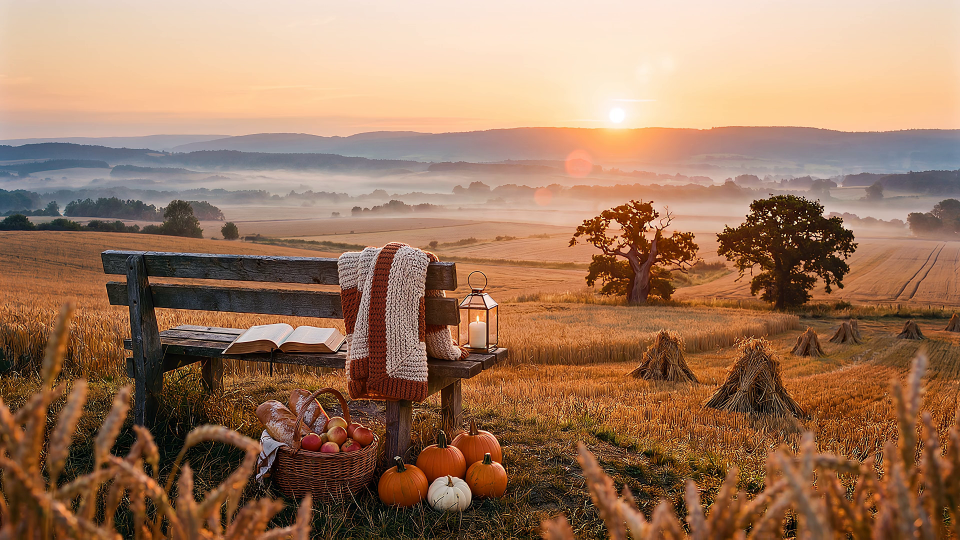
#> input picture thankful-mac-render/covers/frame1.png, 1920 x 1080 px (shown at 1/2 size)
$ python make_covers.py
#> lines starting #> are read from the running program, lines starting #| are printed output that depends on the picture; after the words box and inside, x2 and y2 are one past the last pixel; in counts of white or black regions, pixels touching at a corner belong together
# THANKFUL covers: main (pop) + B + C for YouTube Test & Compare. Same style as Jesus Heals cover v4.
import os
from PIL import Image, ImageDraw, ImageFont, ImageFilter, ImageEnhance
B=os.path.dirname(os.path.abspath(__file__)); C=B+"/covers/"
F=os.environ.get("FONTS","/mnt/project-files/scripts/fonts/")
GOLD=(246,208,128)
def spaced(d,text,f,y,fill,sp,W):
    ws=[d.textlength(c,font=f) for c in text]; x=(W-(sum(ws)+sp*(len(text)-1)))/2
    for c,w in zip(text,ws): d.text((x,y),c,font=f,fill=fill); x+=w+sp
def cover(src,out,ty=70,band=0.42,vig=0.55):
#> called with src = 'thankful-mac-render/covers/frame1.png', ty = 70, band = 0.42, vig = 0.55
    im=Image.open(src).convert("RGB"); W,H=im.size
#> in cover, im is the input picture: PIL image 1920x1080 RGB; mean R, G, B 158.6, 121.1, 95
#> after `W, H = im.size`: W = 1920; H = 1080
    im=ImageEnhance.Contrast(ImageEnhance.Color(im).enhance(1.12)).enhance(1.06)
    # darker edges (vignette)
    m=Image.new("L",(W,H),0); ImageDraw.Draw(m).ellipse((-W*0.15,-H*0.2,W*1.15,H*1.25),fill=255)
#> after `m = Image.new('L', (W, H), 0)`: m: PIL image 1920x1080 L; every value is 0
#> after `ImageDraw.Draw(m).ellipse((-W * 0.15, -H * 0.2, W * 1.15, H * 1.25), f`:
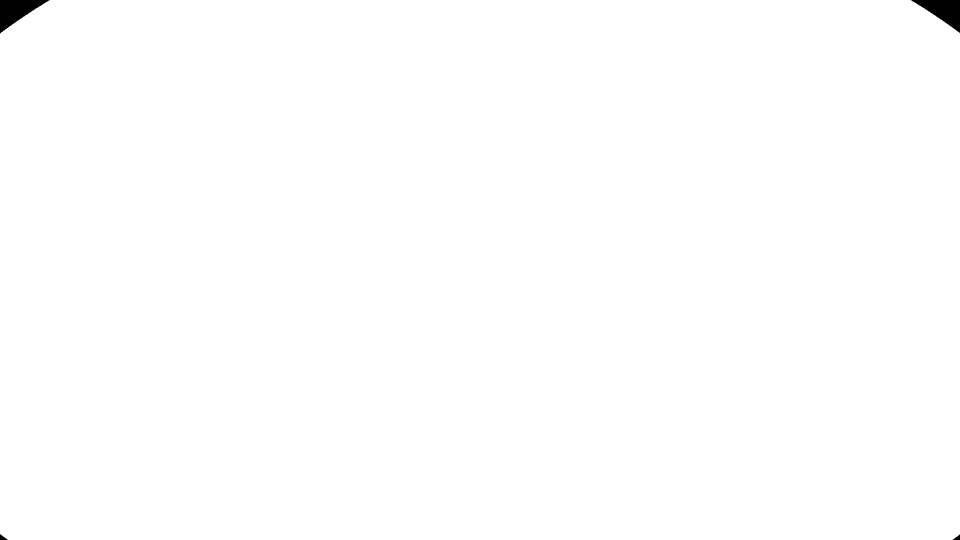
#> m: PIL image 1920x1080 L (shown at 1/2 size); 99.7% white; 4 black regions, box (x1, y1, x2, y2) and area: (0, 0, 99, 67) 3217, (1822, 0, 1920, 66) 3150, (0, 1068, 16, 1080) 97, (1905, 1069, 1920, 1080) 85
    m=m.filter(ImageFilter.GaussianBlur(160)).point(lambda v:int(255-(255-v)*vig))
    im=Image.composite(im,Image.new("RGB",(W,H),(0,0,0)),m)
    # soft dark band behind the title
    b=Image.new("L",(W,H),0); ImageDraw.Draw(b).rectangle((0,ty+10,W,ty+250),fill=int(255*band))
#> after `ImageDraw.Draw(b).rectangle((0, ty + 10, W, ty + 250), fill=int(255 * `:
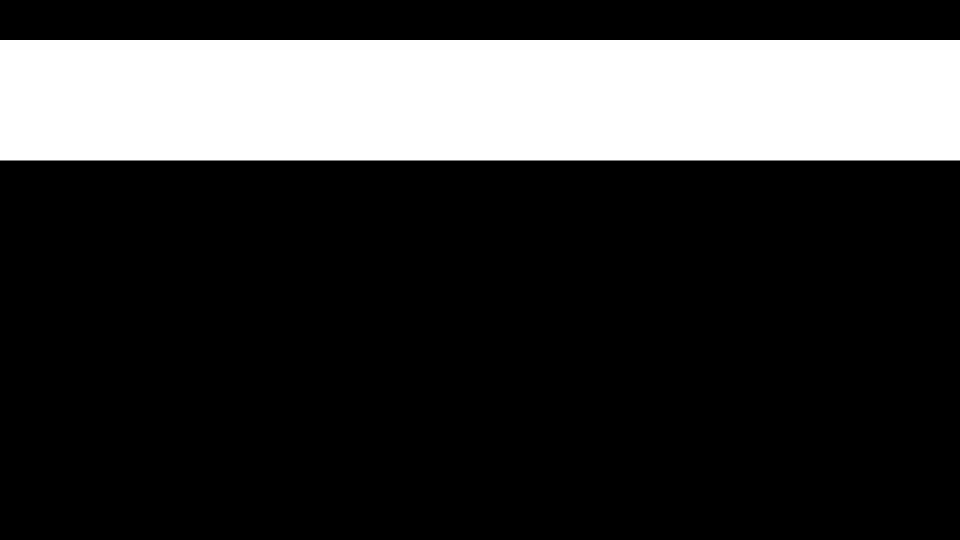
#> b: PIL image 1920x1080 L (shown at 1/2 size); values 0 (black) and 107 (white), 22.3% white; 1 white region, box (x1, y1, x2, y2) and area: (0, 80, 1920, 321) 462720
    b=b.filter(ImageFilter.GaussianBlur(60)); im.paste((0,0,0),(0,0),b)
#> after `b = b.filter(ImageFilter.GaussianBlur(60))`:
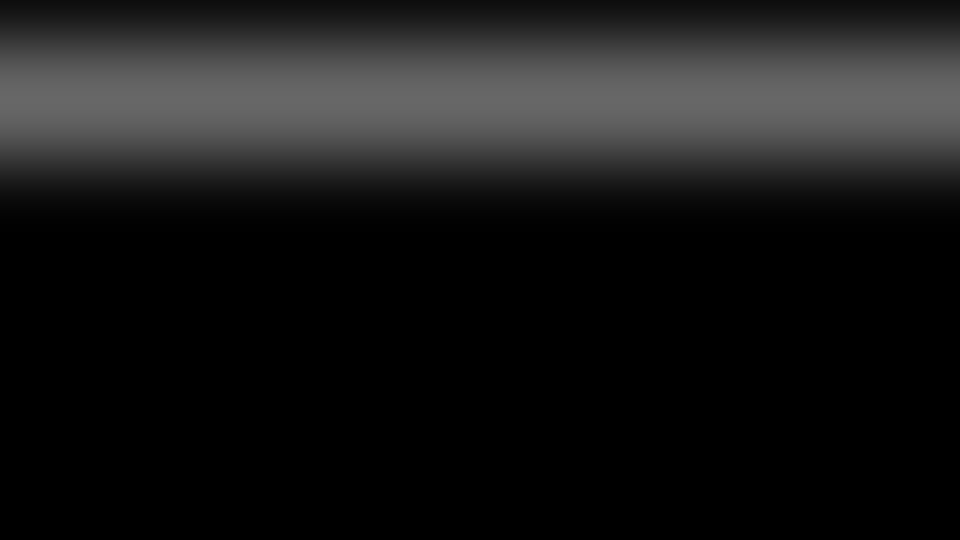
#> b: PIL image 1920x1080 L (shown at 1/2 size); min 0, max 103, mean 23.7
#> after `im.paste((0, 0, 0), (0, 0), b)`:
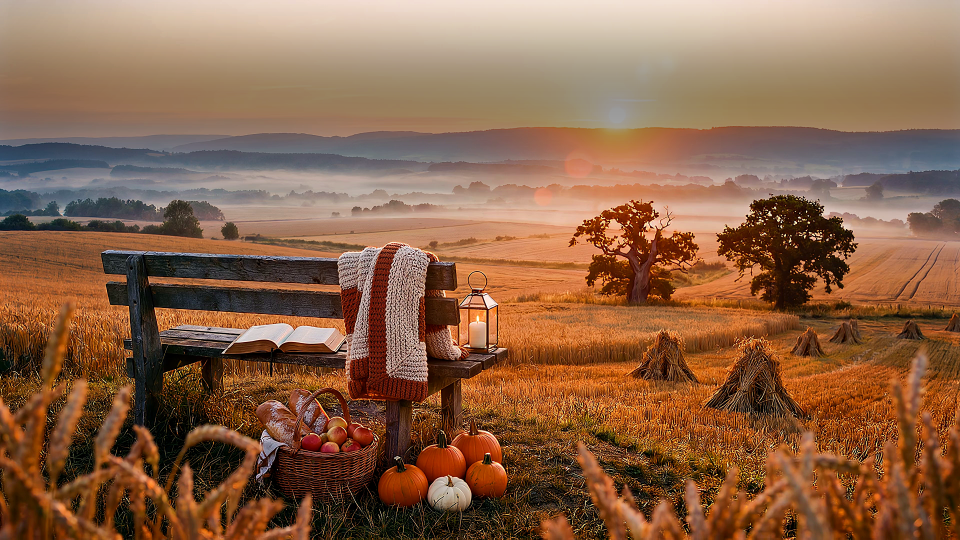
#> im: PIL image 1920x1080 RGB (shown at 1/2 size); mean R, G, B 139.4, 99.9, 73
    t=ImageFont.truetype(F+"PlayfairDisplay.ttf",150); r=ImageFont.truetype(F+"PlayfairDisplay.ttf",46)
    try: r.set_variation_by_axes([700])
    except Exception: pass
    s=ImageFont.truetype(F+"PlayfairDisplay.ttf",34)
    sh=Image.new("L",(W,H),0); d=ImageDraw.Draw(sh)
    spaced(d,"THANKFUL",t,ty,255,44,W); spaced(d,"PSALM 100:4",r,ty+200,255,18,W)
    im.paste((0,0,0),(0,0),sh.filter(ImageFilter.GaussianBlur(14)).point(lambda v:int(v*0.75)))
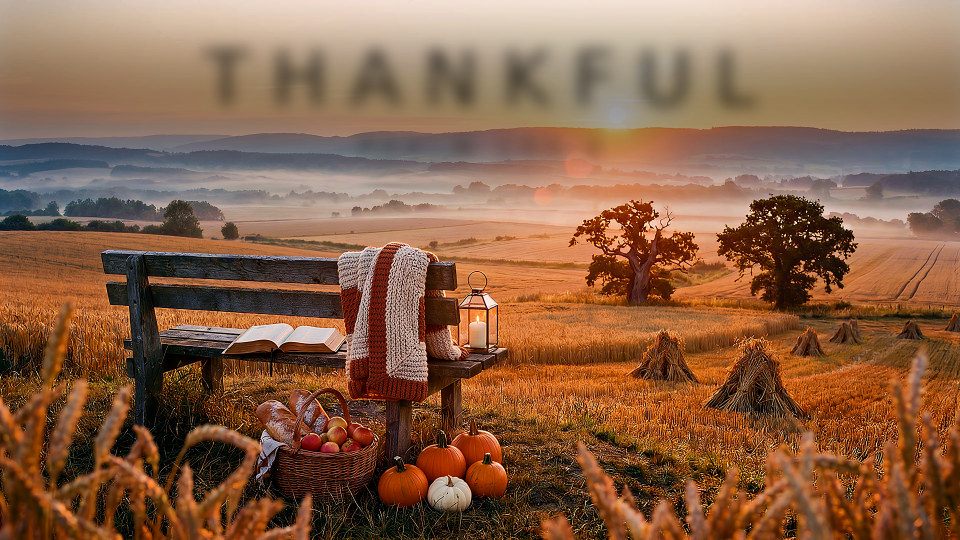
#> im: PIL image 1920x1080 RGB (shown at 1/2 size); mean R, G, B 137.7, 98.4, 71.8
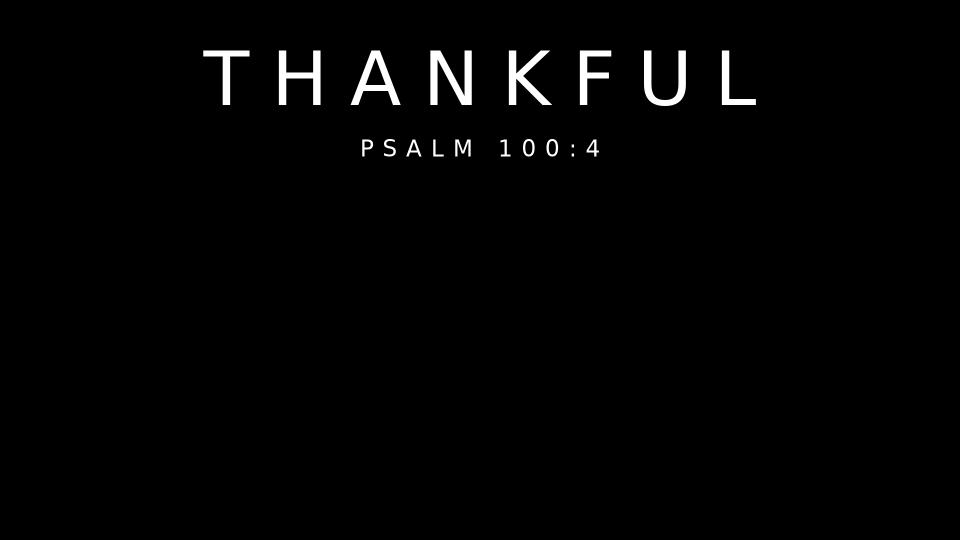
#> sh: PIL image 1920x1080 L (shown at 1/2 size); min 0, max 255, mean 3.7
    im.paste((0,0,0),(0,0),sh.filter(ImageFilter.GaussianBlur(5)).point(lambda v:int(v*0.55)))  # tighter shadow so gold reads on leaves
    d=ImageDraw.Draw(im)
    spaced(d,"THANKFUL",t,ty,(255,255,255),44,W); spaced(d,"PSALM 100:4",r,ty+200,GOLD,18,W)
    d.rectangle((0,H-70,W,H),fill=(0,0,0))
    st="3 HOURS  |  SOAKING WORSHIP INSTRUMENTAL  |  PRAYER & GRATITUDE"
    tw=d.textlength(st,font=s); d.text(((W-tw)/2,H-58),st,font=s,fill=(240,240,240))
#> after `tw = d.textlength(st, font=s)`: tw = 1236.3
    im.save(out,quality=92)
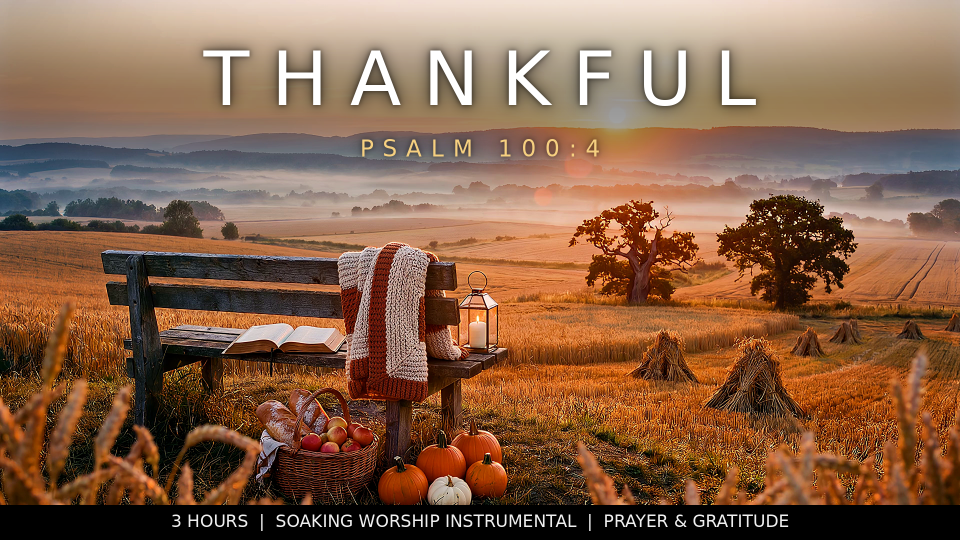
#> saved as THANKFUL cover (main, pop).jpg: PIL image 1920x1080 RGB (shown at 1/2 size); mean R, G, B 134.1, 97.8, 73.4
if __name__=="__main__":
    cover(C+"frame1.png",C+"THANKFUL cover (main, pop).jpg")
    cover(C+"frame2.png",C+"THANKFUL cover B (oak sunset).jpg",band=0.6)
#> (the run stopped early here; a loop or call above may not have finished)
